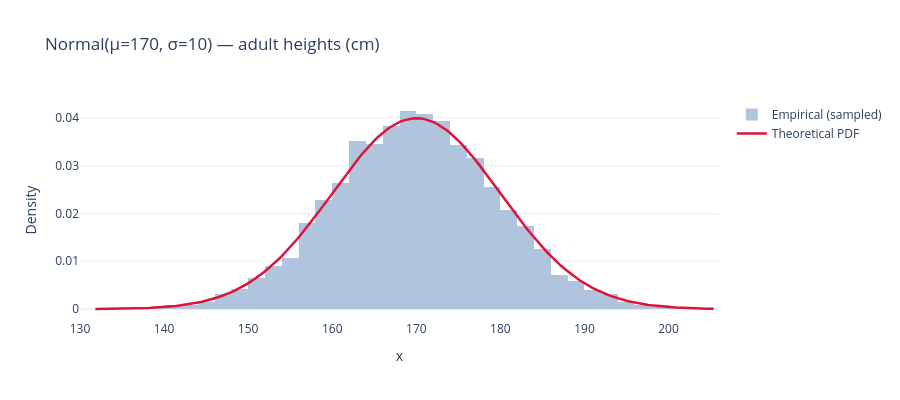

The code cell stored with this chart in its notebook:
### Markdown cell above
### §3.1 Normal — the bell curve

**Parameters**: `μ` (mean), `σ` (standard deviation).
**The 68-95-99.7 rule**: roughly 68% of values within ±1σ, 95% within ±2σ, 99.7% within ±3σ.

**Why it dominates**: the **Central Limit Theorem** — averages of many independent random things tend toward Normal, regardless of the underlying distribution. This is why measurement errors, sample means, and most "noise" are approximately Normal.

**ML connection** → assumed almost everywhere:
- **Linear regression** assumes Normal errors
- **Gaussian Naive Bayes**
- **PCA** (works best for Normal-like data)
- **Kalman filters**, **Gaussian processes**, **VAEs**
- Weight initialization in neural networks

**Real example**: heights, IQ scores, measurement errors, sample means.

### Code cell
mu, sigma = 170, 10  # adult heights in cm
samples = np.random.normal(mu, sigma, size=5000)

x = np.linspace(samples.min(), samples.max(), 200)
pdf = stats.norm.pdf(x, mu, sigma)

fig = plot_continuous(samples, x, pdf, f'Normal(μ={mu}, σ={sigma}) — adult heights (cm)')
fig.show()

### Figure 1 — Plotly figure (JSON) as saved in the notebook; plotly's stock layout.template omitted (floating-point values rounded to 4 significant figures; data arrays with more than 128 entries replaced by an {"elided": "..."} marker saying what was removed)
{"data": [{"histnorm": "probability density", "marker": {"color": "lightsteelblue"}, "name": "Empirical (sampled)", "nbinsx": 50, "type": "histogram", "x": {"elided": "5000 float values"}}, {"line": {"color": "crimson", "width": 2.5}, "mode": "lines", "name": "Theoretical PDF", "type": "scatter", "x": {"elided": "200 float values"}, "y": {"elided": "200 float values"}}], "layout": {"height": 400, "title": {"text": "Normal(μ=170, σ=10) — adult heights (cm)"}, "xaxis": {"title": {"text": "x"}}, "yaxis": {"title": {"text": "Density"}}}}
